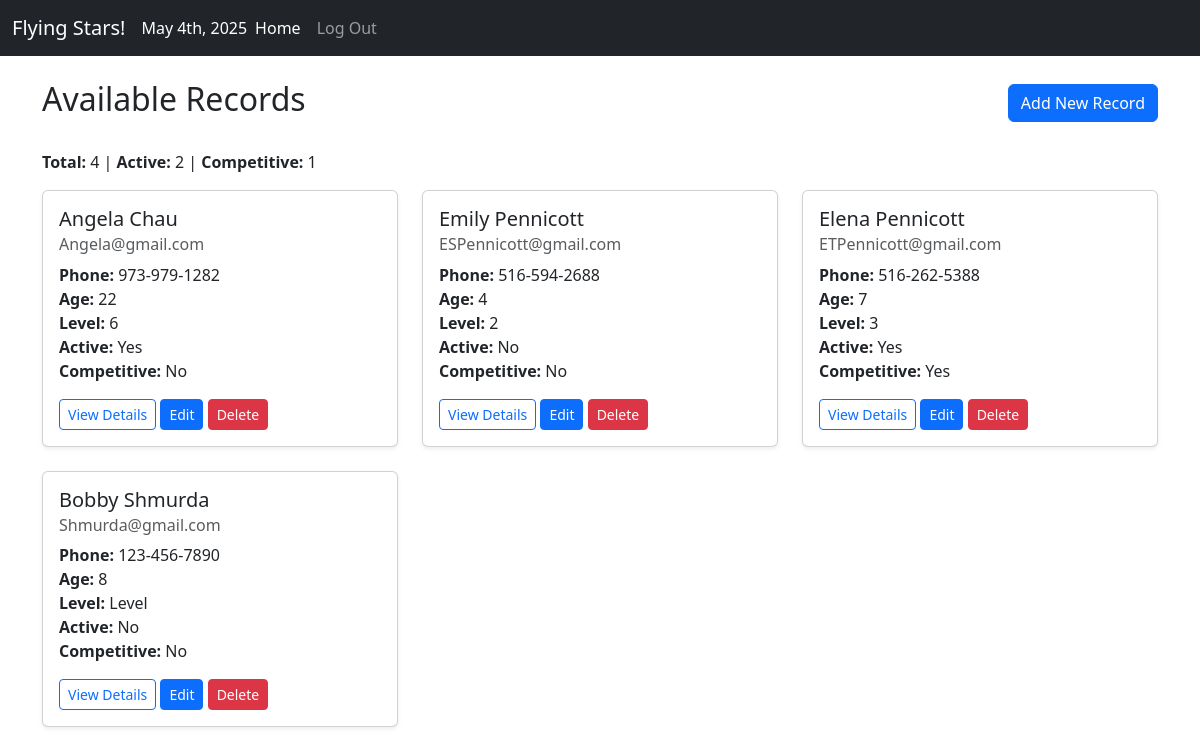
The app's page /records/ (signed in) with its own data.
### records/models.py (models this page shows, shortened)
class Record(models.Model):
    name = models.CharField(max_length=100, verbose_name="Full Name")
    email = models.EmailField(verbose_name="Email Address")
    phone = models.CharField(max_length=20, verbose_name="Phone Number")
    age = models.PositiveIntegerField(verbose_name="Child's Age")
    active = models.BooleanField(
        default=False, verbose_name="Is your child currently in gymnastics?")
    home_gym = models.CharField(max_length=100, verbose_name="Home Gym?")
    competitive = models.BooleanField(
        default=False, verbose_name="Do they compete in competitions?")
    level = models.CharField(
        max_length=50,
        blank=True,
        verbose_name="Competitive Level (Level/Xcel/IGH)"
    )
    challenges = models.CharField(
        max_length=255, blank=True, verbose_name="Challenges Faced")
    resources = models.CharField(
        max_length=255, blank=True, verbose_name="Helpful Resources")
    recommendations = models.CharField(
        max_length=255, blank=True, verbose_name="Recommendations")
    created_at = models.DateTimeField(auto_now_add=True)

### records/views.py (the view)
# urls.py: path('', RecordListView.as_view(), name='home'),
class RecordListView(ListView):
    model = Record
    template_name = 'records/record_list_with_edit_modal.html'
    context_object_name = 'records'
    def get_queryset(self):
        qs = super().get_queryset()
        active = self.request.GET.get('active')
        competitive = self.request.GET.get('competitive')
        if active == 'true':
            qs = qs.filter(active=True)
        elif active == 'false':
            qs = qs.filter(active=False)
        if competitive == 'true':
            qs = qs.filter(competitive=True)
        elif competitive == 'false':
            qs = qs.filter(competitive=False)
        return qs
    def get_context_data(self, **kwargs):
        context = super().get_context_data(**kwargs)
        qs = self.get_queryset()
        context["total_records"] = qs.count()
        context["active_count"] = qs.filter(active=True).count()
        context["competitive_count"] = qs.filter(competitive=True).count()
        context["form"] = RecordForm()
        return context

### templates/records/record_list_with_edit_modal.html (shortened to what this page needs)
{% extends 'base.html' %}
{% load static %}
{% block content %}
<div class="d-flex justify-content-between align-items-center mb-4">
    <h2>Available Records</h2>
    <button class="btn btn-primary" data-bs-toggle="modal" data-bs-target="#addModal" data-url="{% url 'records:record_new' %}">
      Add New Record
    </button>
</div>
<p>
    <strong>Total:</strong> {{ total_records }} |
    <strong>Active:</strong> {{ active_count }} |
    <strong>Competitive:</strong> {{ competitive_count }}
</p>
<div class="row">
    {% for record in records %}
    <div class="col-md-6 col-lg-4 mb-4" id="record-card-{{ record.id }}">
        <div class="card shadow-sm">
            <div class="card-body">
                <h5 class="card-title">{{ record.name }}</h5>
                <h6 class="card-subtitle mb-2 text-muted">{{ record.email }}</h6>
                <p class="card-text">
                    <strong>Phone:</strong> {{ record.phone }}<br>
                    <strong>Age:</strong> {{ record.age }}<br>
                    <strong>Level:</strong> {{ record.level }}<br>
                    <strong>Active:</strong> {{ record.active|yesno:"Yes,No" }}<br>
                    <strong>Competitive:</strong> {{ record.competitive|yesno:"Yes,No" }}
                </p>
                <button class="btn btn-outline-primary btn-sm"
                        data-bs-toggle="modal"
                        data-bs-target="#detailModal"
                        data-url="{% url 'records:record_detail' record.pk %}">
                  View Details
                </button>
                <a href="{% url 'records:record_edit' record.pk %}" class="btn btn-sm btn-primary">Edit</a>
                <button class="btn btn-danger btn-sm" data-bs-toggle="modal"
                        data-bs-target="#deleteModal"
                        data-record-id="{{ record.id }}"
                        data-record-name="{{ record.name }}"
                        data-url="{% url 'records:record_delete' record.id %}">
                    Delete
                </button>
            </div>
        </div>
    </div>
    {% empty %}
    <p>No records found.</p>
    {% endfor %}
</div>
{% endblock content %}

### records on screen
Record: name "Angela Chau", email "Angela@gmail.com", phone "973-979-1282", age "22", level "6", active "Yes", competitive "No"
Record: name "Emily Pennicott", email "ESPennicott@gmail.com", phone "516-594-2688", age "4", level "2", active "No", competitive "No"
Record: name "Elena Pennicott", email "ETPennicott@gmail.com", phone "516-262-5388", age "7", level "3", active "Yes", competitive "Yes"
Record: name "Bobby Shmurda", email "Shmurda@gmail.com", phone "123-456-7890", age "8", level "Level", active "No", competitive "No"

### other values on screen
{{ total_records }} "4"
{{ active_count }} "2"
{{ competitive_count }} "1"
